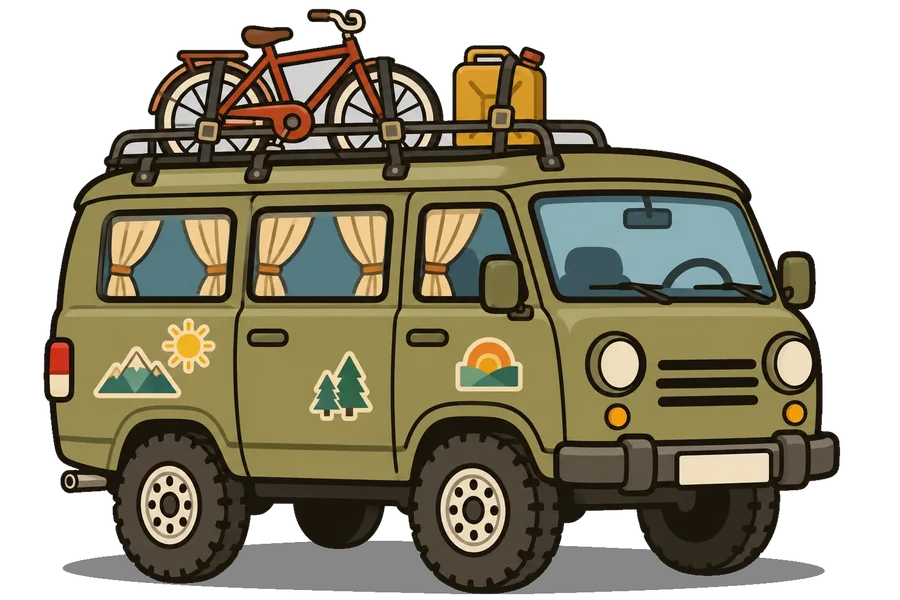
#> input picture assets/cars/bukhanka_main.webp, 900 x 600 px
$ python -i prepare-art.py   (imports and definitions only)
#> lines starting #> are read from the running program, lines starting #| are printed output that depends on the picture; after the words box and inside, x2 and y2 are one past the last pixel; in counts of white or black regions, pixels touching at a corner belong together
#> further down, picture is the input picture: PIL image 900x600 RGBA; mean R, G, B, A 70.4, 65, 45.8, 161.8
#!/usr/bin/env python3
"""Готовит арт для игры из исходников дизайнера: вырезает фон у машин, режет листы иконок и персонажей,
ужимает фоны. Результат кладёт в assets/. Запуск:
    python3 tools/prepare-art.py --zips ПАПКА_С_РАСПАКОВАННЫМИ_АРХИВАМИ --pasted ПАПКА_С_КАРТИНКАМИ_1-11
Ожидается: <zips>/CAR-R1-R4, <zips>/People_Icons, <zips>/Scenes_BG_INS_SC; <pasted>/1.webp ... 11.webp
(1 Палыч у гаража, 2-5 бок, 6-10 «главный» вид: буханка, универсал, седан, хэтчбек, жигули; 11 лист эмоций Палыча).
"""
import argparse
import os
from collections import deque

import numpy as np
from PIL import Image
from scipy import ndimage as ndi

OUT = os.path.join(os.path.dirname(os.path.abspath(__file__)), '..', 'assets')


# [5 lines left out: function save, not called in this run]


def cutout_car(im, width=900, crop=True):
    """Серый фон → прозрачность, тень под машиной → полупрозрачная чёрная."""
#> called with width = 900, crop = True
    a = np.asarray(im.convert('RGB')).astype(int)
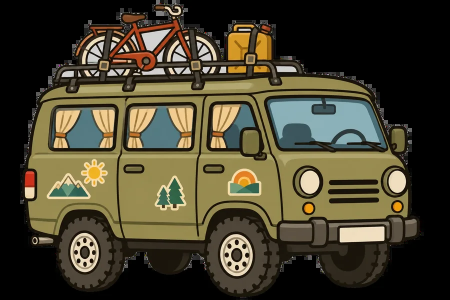
#> a: shape (600, 900, 3) int64 (shown at 1/2 size); mean R, G, B 70.4, 65, 45.8
    sat = a.max(2) - a.min(2)
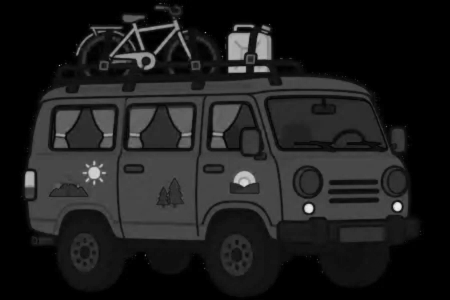
#> sat: shape (600, 900) int64 (shown at 1/2 size); min 0, max 238, mean 29.6
    lum = a.mean(2)
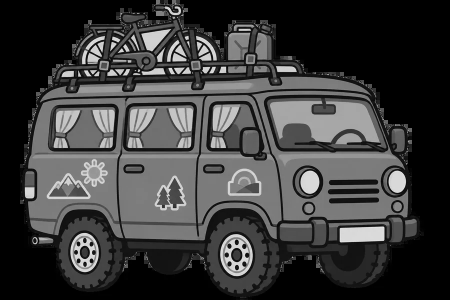
#> lum: shape (600, 900) float64 (shown at 1/2 size); min 0, max 255, mean 60.4
    gray = sat < 14
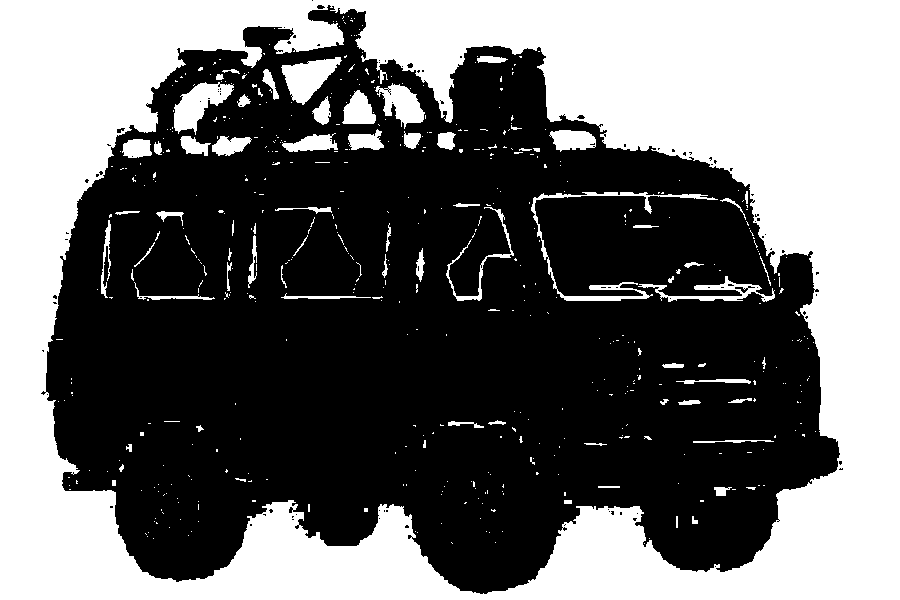
#> gray: shape (600, 900) bool; 42.6% white; 523 white regions (448 under 20 px), largest, box (x1, y1, x2, y2) and area: (0, 0, 900, 600) 212078, (174, 82, 234, 135) 1551, (531, 192, 718, 301) 1539
    light = gray & (lum > 150)
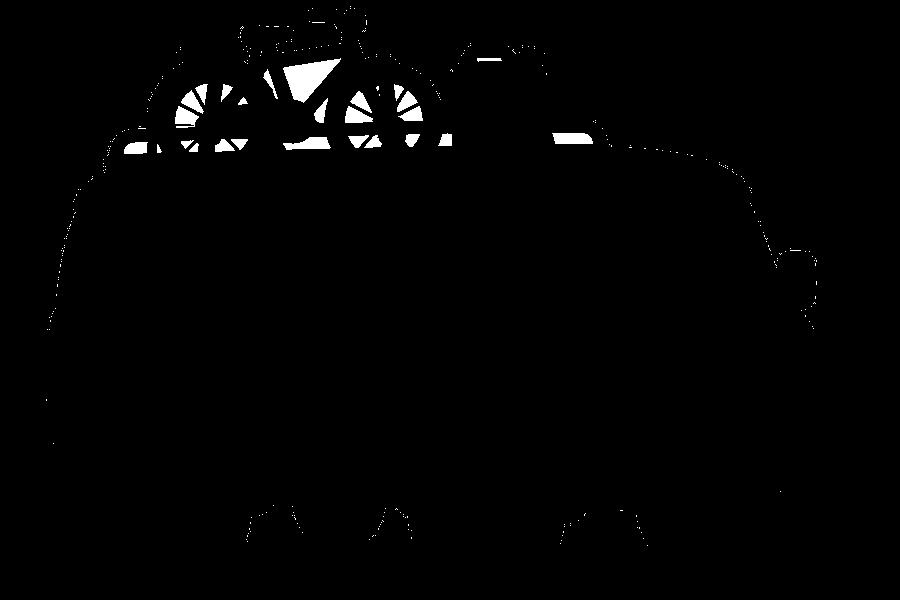
#> light: shape (600, 900) bool; 1.1% white; 348 white regions (322 under 20 px), largest, box (x1, y1, x2, y2) and area: (283, 58, 341, 103) 1297, (283, 137, 331, 150) 411, (552, 133, 593, 144) 406
    lab, n = ndi.label(light)
#> lab: shape (600, 900) int32; 386 distinct labels, from 0 to 385
#> n = 385
    border = set(np.unique(np.concatenate([lab[0], lab[-1], lab[:, 0], lab[:, -1]]))) - {0}
#> border = 0 items
    bg = np.isin(lab, list(border))
#> bg: shape (600, 900) bool; every value is 0
    shadow_candidates = gray & (lum > 40) & (lum <= 150)
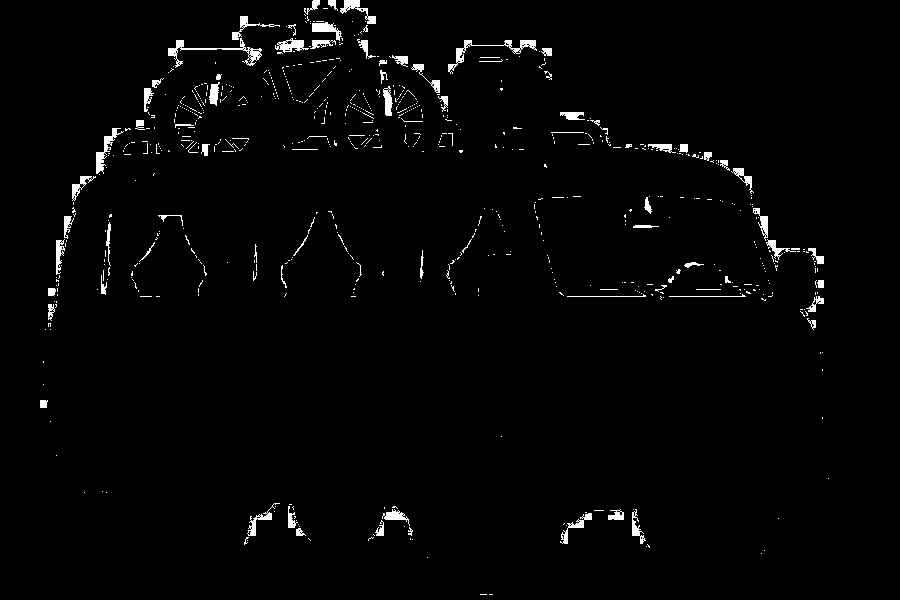
#> shadow_candidates: shape (600, 900) bool; 1.9% white; 718 white regions (637 under 20 px), largest, box (x1, y1, x2, y2) and area: (168, 38, 262, 68) 493, (448, 40, 537, 74) 448, (96, 128, 124, 174) 334
    seeds = ndi.binary_dilation(bg, iterations=2)
    shadow = ndi.binary_propagation(seeds & shadow_candidates, mask=shadow_candidates) & ~bg
    # тень: только заметно тёмные пикселя ниже середины кадра (не контуры машины)
    h = a.shape[0]
    shadow[: int(h * 0.55)] = False
    # светлый фон между кузовом и тенью замкнут ими и до края не доходит: добавляем куски, прилегающие к тени
    touch = np.unique(lab[ndi.binary_dilation(shadow, iterations=3) & light])
#> touch = empty array
    bg = bg | np.isin(lab, [t for t in touch if t != 0])
    rgba = np.zeros((a.shape[0], a.shape[1], 4), dtype=np.uint8)
    rgba[..., :3] = a.astype(np.uint8)
    rgba[..., 3] = 255
    rgba[bg, 3] = 0
    rgba[shadow] = (0, 0, 0, 120)
    # лёгкое сглаживание кромки: пиксели у фона получают полупрозрачность
    edge = ndi.binary_dilation(bg, iterations=1) & ~bg & ~shadow
    rgba[edge, 3] = 170
    out = Image.fromarray(rgba, 'RGBA')
    if crop:
        out = out.crop(out.getchannel('A').point(lambda v: 255 if v > 0 else 0).getbbox())
    return out.resize((width, round(out.height * width / out.width)), Image.LANCZOS)


# [36 lines left out: functions remove_flat_bg, trim, fit, grid, not called in this run]


ICON_NAMES = {
    1: ['cash', 'inspect', 'checklist', 'tip', 'receipt', 'star', 'timer', 'boost', 'ded', 'family', 'taxi', 'perekup', 'rabbit', 'scales', 'coins_up', 'ad_play'],
    2: ['windshield', 'door_dent', 'paint', 'bumper', 'sill_rust', 'repaint', 'crash', 'headlight', 'stoplight', 'oil', 'exhaust', 'odometer', 'tire', 'brakes', 'ashtray', 'seat_torn'],
    3: ['flood', 'keys', 'duplicate', 'taxi_door', 'pledge', 'wanted', 'door', 'xenon', 'engine', 'spring', 'seat', 'folder', 'seg_buckets', 'seg_horses', 'seg_dream', 'seg_premium'],
    4: ['garage', 'tag', 'trophy', 'user', 'gear', 'sound_on', 'sound_off', 'music', 'pause', 'back', 'close', 'share', 'invite', 'gift', 'bell', 'info'],
}


# [45 lines left out: function main, not called in this run]


# [2 lines not run here, left out]

>>> from PIL import Image
>>> picture = Image.open('../assets/cars/bukhanka_main.webp')
>>> result = cutout_car(picture)

$ run again, on assets/cars/logarifm_rare_main.webp
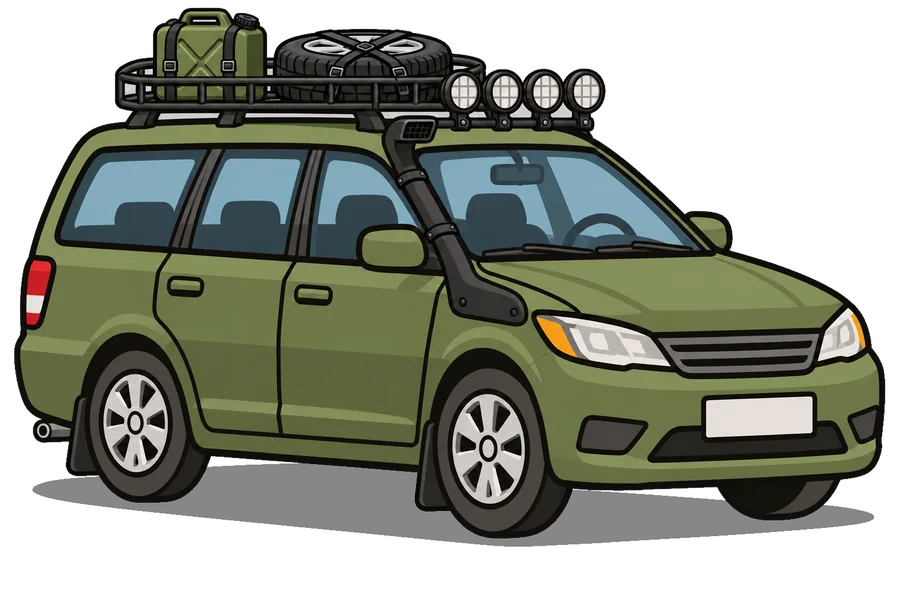
#> input picture assets/cars/logarifm_rare_main.webp, 900 x 600 px
#> picture is the input picture: PIL image 900x600 RGBA; mean R, G, B, A 51.7, 55.5, 44.2, 156.1
#> in cutout_car, `gray = sat < 14`:
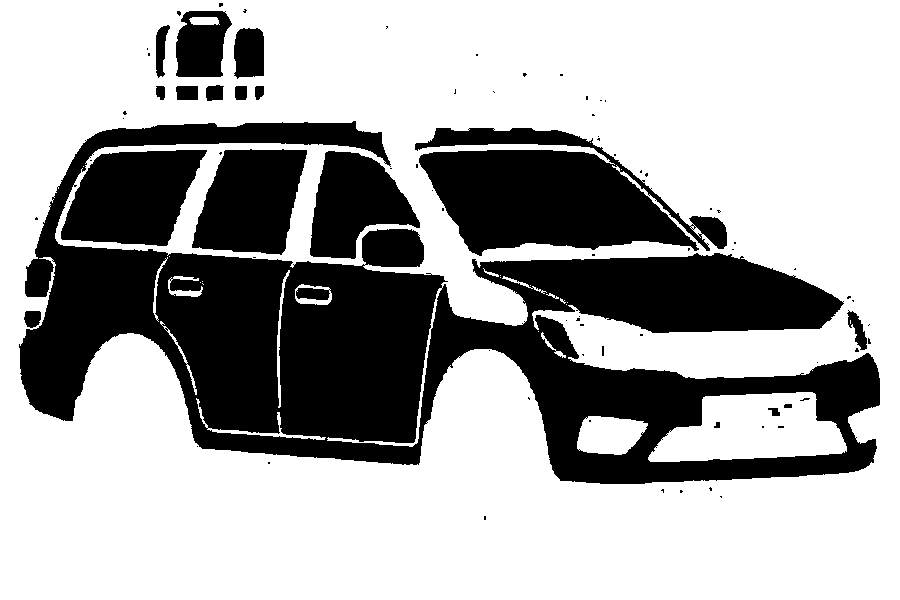
#> gray: shape (600, 900) bool; 66.7% white; 82 black regions (63 under 20 px), largest, box (x1, y1, x2, y2) and area: (19, 121, 880, 484) 123351, (415, 128, 727, 256) 23491, (61, 150, 207, 246) 10051
#> light: shape (600, 900) bool; 3.7% white; 338 white regions (294 under 20 px), largest, box (x1, y1, x2, y2) and area: (453, 394, 525, 504) 3756, (706, 397, 812, 437) 3732, (553, 316, 670, 366) 3002
#> lab: shape (600, 900) int32; 391 distinct labels, from 0 to 390
#> n = 390
#> border = 0 items
#> bg: shape (600, 900) bool; every value is 0
#> in cutout_car, `shadow_candidates = gray & (lum > 40) & (lum <= 150)`:
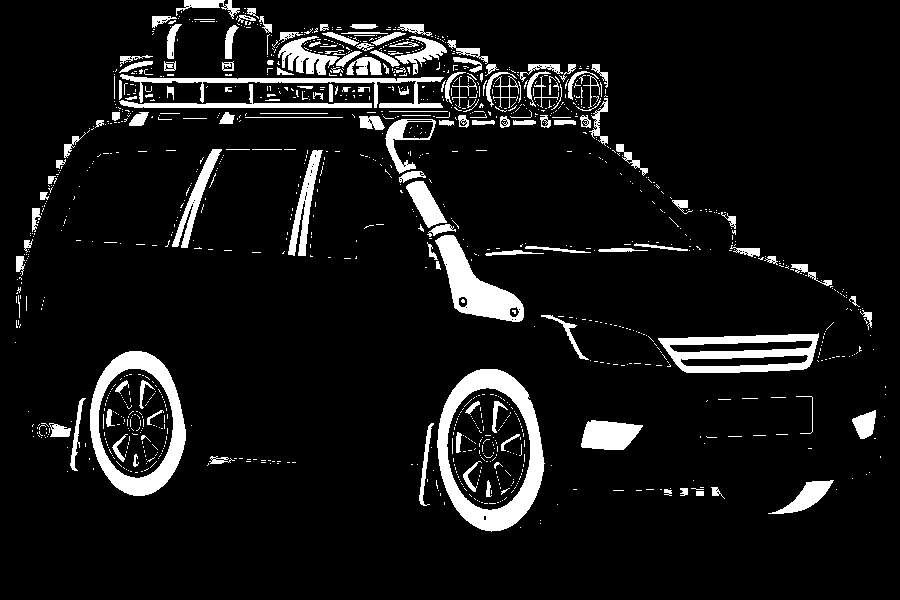
#> shadow_candidates: shape (600, 900) bool; 8.5% white; 1189 white regions (1031 under 20 px), largest, box (x1, y1, x2, y2) and area: (437, 369, 545, 532) 5687, (90, 351, 186, 496) 4450, (658, 333, 819, 373) 3351
#> touch = empty array

$ run again, on assets/cars/solyarka_main.webp
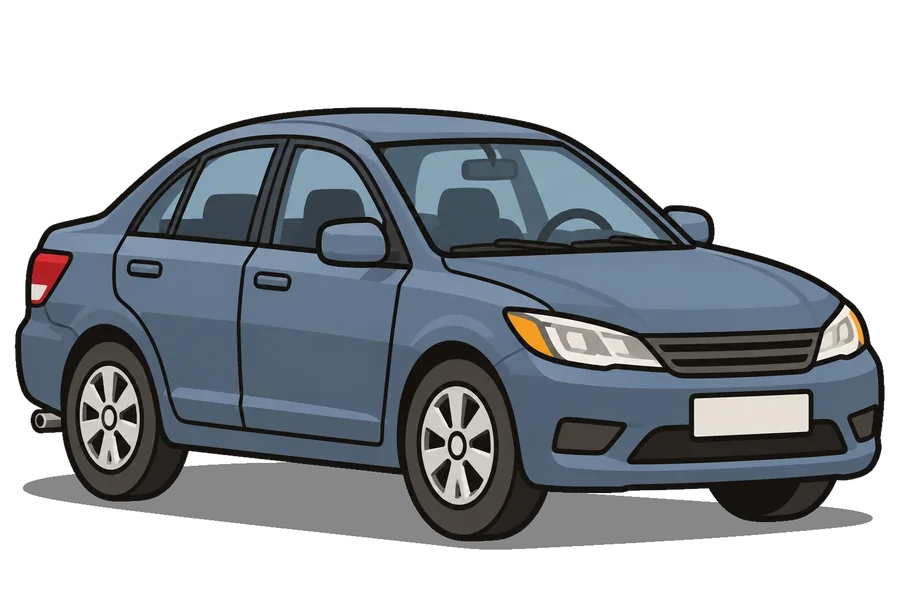
#> input picture assets/cars/solyarka_main.webp, 900 x 600 px
#> picture is the input picture: PIL image 900x600 RGBA; mean R, G, B, A 43.7, 48.5, 53.6, 134.3
#> sat: shape (600, 900) int64; 222 distinct labels, from 0 to 221
#> in cutout_car, `gray = sat < 14`:
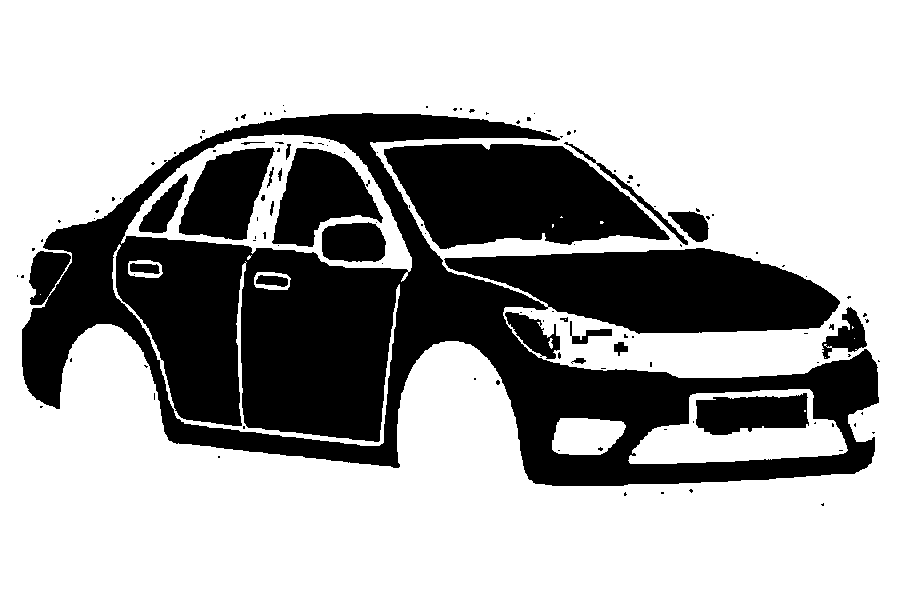
#> gray: shape (600, 900) bool; 67.7% white; 128 black regions (104 under 20 px), largest, box (x1, y1, x2, y2) and area: (22, 113, 879, 486) 129435, (384, 144, 670, 249) 20458, (272, 148, 383, 247) 6316
#> light: shape (600, 900) bool; 2.2% white; 223 white regions (209 under 20 px), largest, box (x1, y1, x2, y2) and area: (421, 386, 494, 505) 3982, (80, 366, 139, 469) 2866, (524, 313, 662, 367) 2752
#> lab: shape (600, 900) int32; 269 distinct labels, from 0 to 268
#> n = 268
#> border = 0 items
#> bg: shape (600, 900) bool; every value is 0
#> in cutout_car, `shadow_candidates = gray & (lum > 40) & (lum <= 150)`:
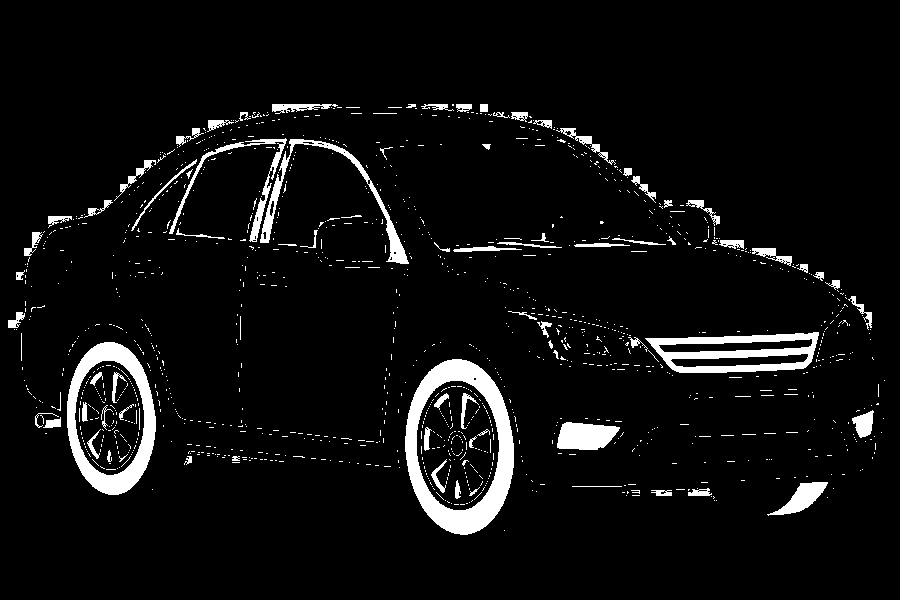
#> shadow_candidates: shape (600, 900) bool; 5.7% white; 1257 white regions (1174 under 20 px), largest, box (x1, y1, x2, y2) and area: (405, 359, 514, 535) 6603, (67, 342, 156, 495) 4491, (645, 332, 819, 373) 3415
#> touch = empty array
